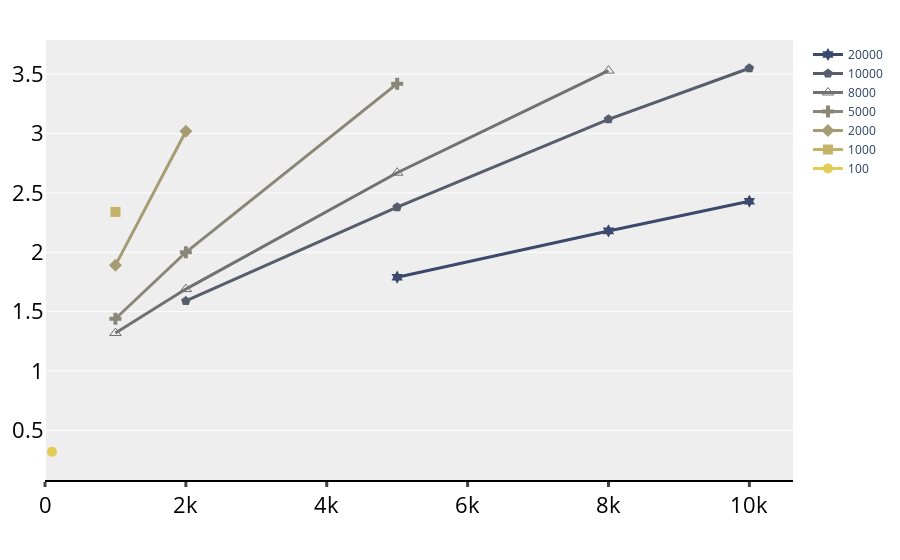

Write notebook code for a chart like this one.
### Code cell
# L1-dcache-load-misses	
fig = go.Figure()
ploted_edge=[100,1000,2000,5000,8000,10000,20000]
for idx, e in enumerate(ploted_edge):
    same_e = res.loc[res['#E'] == e]
    fig.add_trace(go.Scatter(x=same_e["#V"], y=same_e["L1-dcache-load-misses"], name=f"{e}",
                             mode='lines+markers', marker=dict(symbol=marker_symbols[idx],size=10),
                             line=dict(color=colors[idx], width=3)))

fig.update_layout(xaxis=dict(showline=True, showgrid=False, rangemode="tozero",
                             linecolor='rgb(0, 0, 0)', linewidth=2,
                             tickwidth=3, tickfont=num_font, ticks='outside'),
                  yaxis=dict(tickfont=num_font, zeroline=False, showticklabels=True,
                             showline=False),
                  showlegend=True,legend=dict(traceorder="reversed"),
                  margin=dict(autoexpand=True, l=40, r=20, t=40),
                  plot_bgcolor="#eeeeee"
                  )
fig.show()
fig.write_image("baseline_L1-dcache-load-misses.pdf")

### Figure 1 — Plotly figure (JSON) as saved in the notebook; plotly's stock layout.template omitted (floating-point values rounded to 4 significant figures)
{"data": [{"line": {"color": "#e1cc55", "width": 3}, "marker": {"size": 10, "symbol": "circle"}, "mode": "lines+markers", "name": "100", "type": "scatter", "x": [100], "y": [0.32]}, {"line": {"color": "#c3b369", "width": 3}, "marker": {"size": 10, "symbol": "square"}, "mode": "lines+markers", "name": "1000", "type": "scatter", "x": [1000], "y": [2.34]}, {"line": {"color": "#a59c74", "width": 3}, "marker": {"size": 10, "symbol": "diamond"}, "mode": "lines+markers", "name": "2000", "type": "scatter", "x": [1000, 2000], "y": [1.89, 3.02]}, {"line": {"color": "#8a8678", "width": 3}, "marker": {"size": 10, "symbol": "cross"}, "mode": "lines+markers", "name": "5000", "type": "scatter", "x": [1000, 2000, 5000], "y": [1.44, 2, 3.42]}, {"line": {"color": "#707173", "width": 3}, "marker": {"size": 10, "symbol": "triangle-up-open"}, "mode": "lines+markers", "name": "8000", "type": "scatter", "x": [1000, 2000, 5000, 8000], "y": [1.32, 1.69, 2.67, 3.53]}, {"line": {"color": "#575d6d", "width": 3}, "marker": {"size": 10, "symbol": "pentagon"}, "mode": "lines+markers", "name": "10000", "type": "scatter", "x": [2000, 5000, 8000, 10000], "y": [1.59, 2.38, 3.12, 3.55]}, {"line": {"color": "#3b496c", "width": 3}, "marker": {"size": 10, "symbol": "hexagram"}, "mode": "lines+markers", "name": "20000", "type": "scatter", "x": [5000, 8000, 10000], "y": [1.79, 2.18, 2.43]}], "layout": {"legend": {"traceorder": "reversed"}, "margin": {"autoexpand": true, "l": 40, "r": 20, "t": 40}, "plot_bgcolor": "#eeeeee", "showlegend": true, "xaxis": {"linecolor": "rgb(0, 0, 0)", "linewidth": 2, "rangemode": "tozero", "showgrid": false, "showline": true, "tickfont": {"color": "#000000", "size": 22}, "ticks": "outside", "tickwidth": 3}, "yaxis": {"showline": false, "showticklabels": true, "tickfont": {"color": "#000000", "size": 22}, "zeroline": false}}}
